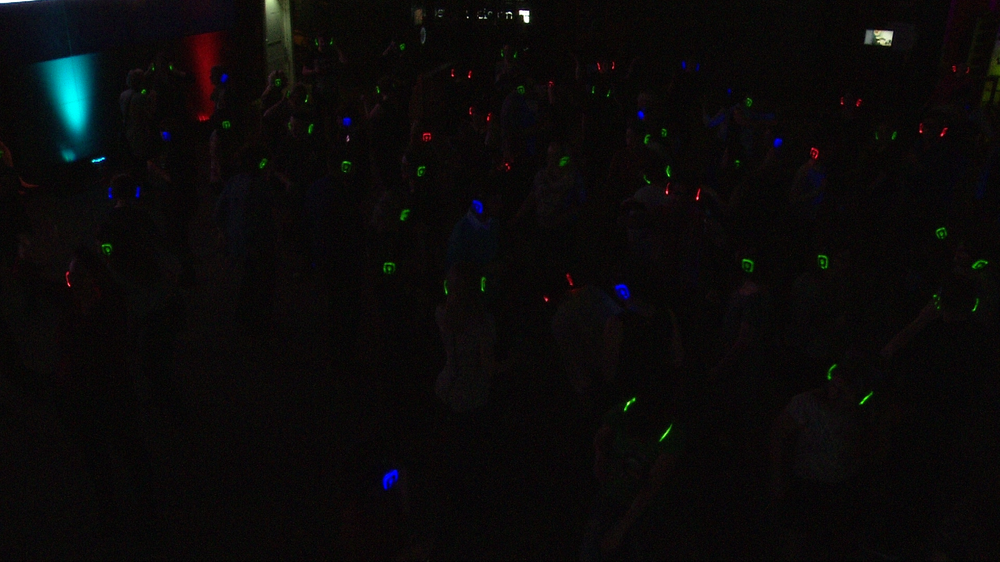
#> input picture SilentDiscoProcessing/test_images/Trimmed_1_2.png, 1000 x 562 px, shrunk from 1920 x 1080 before the run
$ python Image_Processing_DContours.py   (Python 2 division)   (older library calls are emulated)
#> lines starting #> are read from the running program, lines starting #| are printed output that depends on the picture; after the words box and inside, x2 and y2 are one past the last pixel; in counts of white or black regions, pixels touching at a corner belong together
### SilentDiscoProcessing/Functions.py
#Functions for Silent Disco Processing

import os
import cv2
import numpy as np
import math
from matplotlib import pyplot as plt
import operator
from operator import itemgetter
from os import listdir
from os.path import isfile, join
import glob


#############################
# Video processing#
#############################

# [46 lines left out: functions read_video, get_number_frames, extract_frame, not called in this run]


##########################
#  Image Processing  #
##########################

def read_image(imin, colorspace = None):
    """ Reads an image from filepath.

    Args:
        imin: full path to image (absolute or relative), if it's not a string the function assumes
              it to be an image.
        colorspace: one of the following cv2.imread flags: cv2.IMREAD_COLOR, cv2.IMREAD_GRAYSCALE,
                    cv2.IMREAD_UNCHANGED (optional).
    Returns:
        An image array.
    """
#> called with imin = './test_images/Trimmed_1_2.png'

    if isinstance(imin, str):
        imin = os.path.expanduser(imin)

        return cv2.imread(imin)
#> returned value is the input picture: shape (562, 1000, 3); mean B, G, R 9.7, 9.6, 10.8

        # [5 lines of commented-out code are left out]
    else:
        return imin

# [38 lines left out: functions save_images, save_image, not called in this run]

def separate_colors(imin, imdir = None):
    """ Takes a colour image and separates the colour layers.

    Args:
        imin: path to image (absolute or relative) or color image to separate.
        imdir:

    Returns:
        saves individual color layers to file
        b, g, r: individual color layers of the original image.
    """

    img = read_image(imin)

    r, g, b = cv2.split(img)
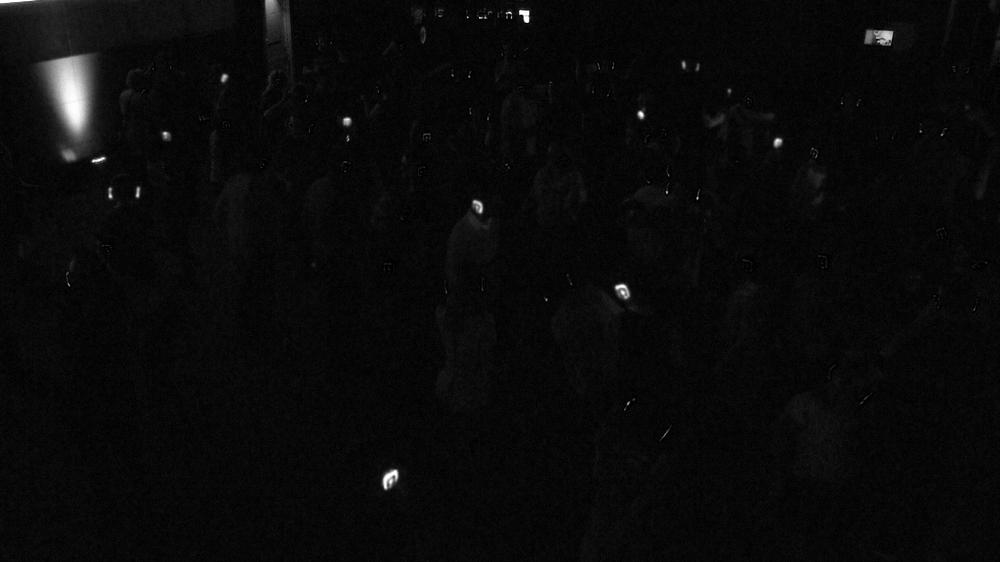
#> r: shape (562, 1000); min 0, max 255, mean 9.7
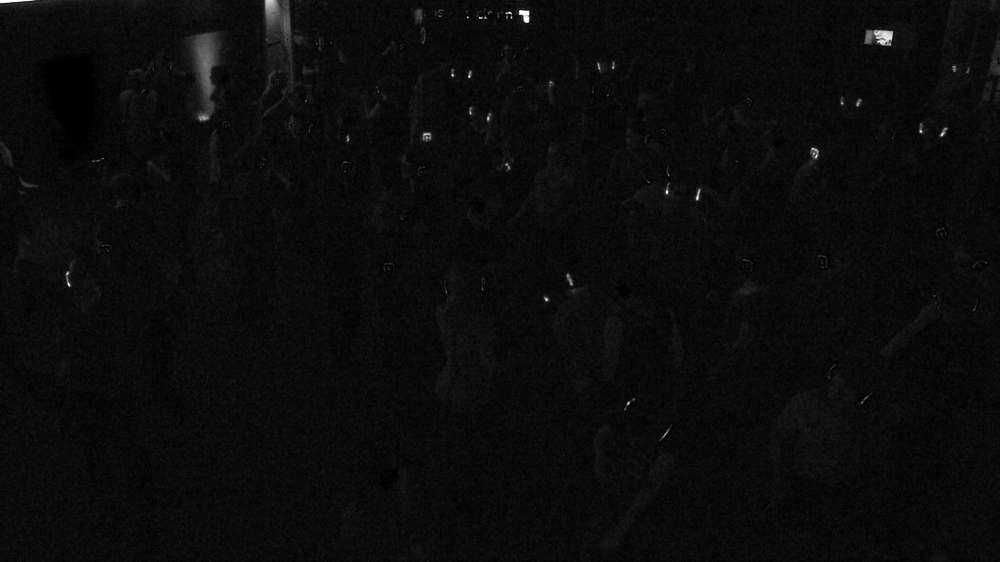
#> b: shape (562, 1000); min 0, max 255, mean 10.8


    return r, g, b


########################
#  Headphone Detection #
########################


def double_contour(img):
    ''' Takes an image, most likely black and white, and applies in order: Blurring, thresholding,
        contour detection, contour drawing with big white lines, contour detection. All opencv packages.

    Args:
        img: An image opened with cv2.imread()

    Returns:
        contours

    '''
    blurred_image = cv2.blur(img,(4,4))
    retval2,threshold = cv2.threshold(blurred_image,80,255,cv2.THRESH_BINARY+cv2.THRESH_OTSU)

    _, contours, _ = cv2.findContours(threshold, cv2.RETR_LIST, cv2.CHAIN_APPROX_NONE)


    cv2.drawContours(threshold, contours, -1, (255,255,255), 10)

    _, contours, _ = cv2.findContours(threshold, cv2.RETR_LIST, cv2.CHAIN_APPROX_NONE)


    return contours

def find_boxes(contours):

    ''' Takes an array of contours, from double_contour(), and draws boxes around them with cv2.boundingRect(). Also checks
        if the boxes arent too small, too big, or too small relative to its y coordinate.

    Args:
        contours: Array of contours from cv2.findContours()

    Returns:
        a list of boxes with for instance boxes[1] == [x,y, x+w, y+h].

    '''

    boxes = []

    for contour in contours:

        # get rectangle bounding contour

        [x,y,w,h] = cv2.boundingRect(contour)

        if len(contour)/ math.sqrt(y+1) <2.5:
            continue

        # discard areas that are too large

        if h>60 or w>60:

            continue
        # discard areas that are too small

        if h<7 or w<7:

            continue
        # draw rectangle around contour on original image

        box = [x,y, x+w, y+h]
        # cv2.rectangle(original_image,(x,y),(x+w,y+h),(b,g,r),1)
        boxes.append(box)

    return boxes


            # show original image with added contours


##########################
#  Crop Save for ML      #
##########################


# [91 lines left out: functions crop_save, crop_checking_saving, not called in this run]


#############################
#           SIFT            #
#############################


# Creates sift features
sift = cv2.xfeatures2d.SIFT_create()


# [232 lines left out: functions find_keypoints, sort_points, group_keypoints, closest_box, find_rect_bounds, detect_objects and 1 more, not called in this run]

### SilentDiscoProcessing/Image_Processing_DContours.py
#Image Processing with double contour detection

import os, csv, cv2, sys
import numpy as np
from matplotlib import pyplot as plt
import argparse

from Functions import*

'''
This script loops through a directory of a file with only images. Screenshots of silent disco's in this example.
For each image:
    It seperates the colors into B&W images of red, green and blue values
For each color of each image:
    Finds contours using double_contour()
    Finds correct boxes using find_boxes()
    Draws boxes on original frame with corresponding color

The boxes can also be used to save pictures of individual headphones for future use


'''

file_path = "./test_images/"
for _, _, files in os.walk(file_path):

    for file in files:
        if file == '.DS_Store':
            continue
        print file

        filename = file_path+file

        frame = read_image(filename)
        frame_name = 'contours/'+file.split(".")[0]+'_contours.png'

        r, g, b  = separate_colors(frame)


        colors = ['red', 'green', 'blue']

        for color in colors:

            if color == 'red':
                contours = double_contour(b)
                boxes = find_boxes(contours)
                for box in boxes:
                    cv2.rectangle(frame,(box[0],box[1]),(box[2],box[3]),(0,0,255),1)

            if color == 'green':
                contours = double_contour(g)
                boxes = find_boxes(contours)
                for box in boxes:
                    cv2.rectangle(frame,(box[0],box[1]),(box[2],box[3]),(0,255,0),1)


            if color == 'blue':
                contours = double_contour(r)
                boxes = find_boxes(contours)
                for box in boxes:
                    cv2.rectangle(frame,(box[0],box[1]),(box[2],box[3]),(255,0,0),1)
#> this loop made 3 passes
#> pass 1, in double_contour, `retval2,threshold = cv2.threshold(blurred_image,80,255,cv2.THRESH_BINA..`:
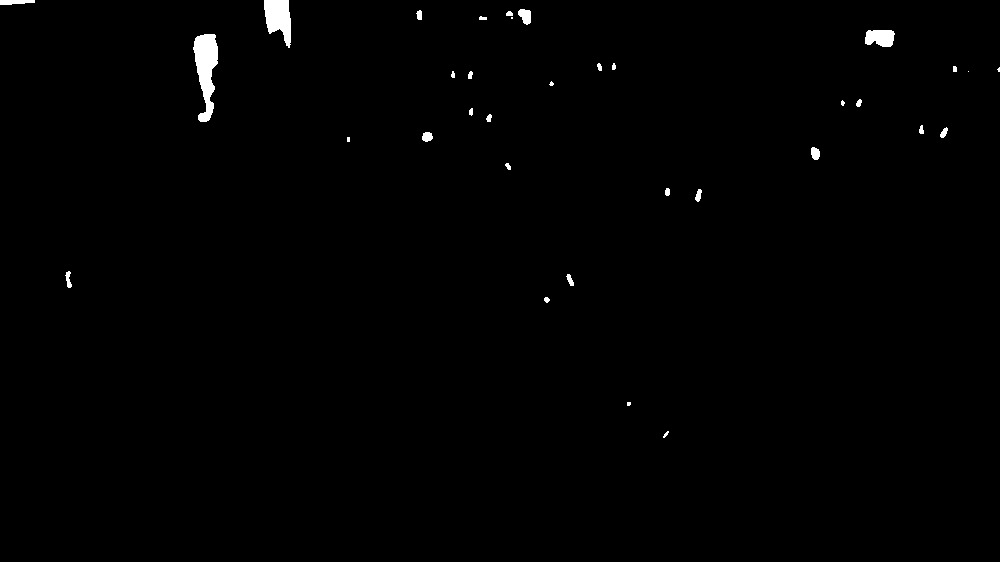
#> threshold: shape (562, 1000); 0.69% white; 34 white regions (7 under 20 px), largest, box (x1, y1, x2, y2) and area: (193, 34, 218, 122) 1322, (264, 0, 291, 48) 873, (865, 30, 895, 47) 422
#> pass 2, in double_contour (call 2), `retval2,threshold = cv2.threshold(blurred_image,80,255,cv2.THRESH_BINA..`:
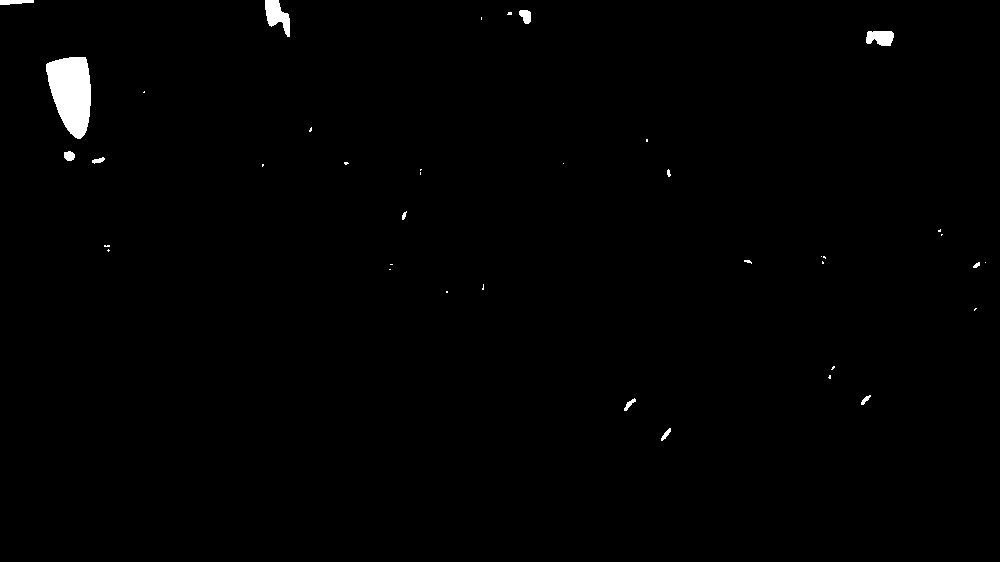
#> threshold: shape (562, 1000); 0.77% white; 39 white regions (26 under 20 px), largest, box (x1, y1, x2, y2) and area: (46, 57, 91, 139) 2686, (265, 0, 290, 37) 520, (866, 31, 894, 46) 344
#> after the loop:
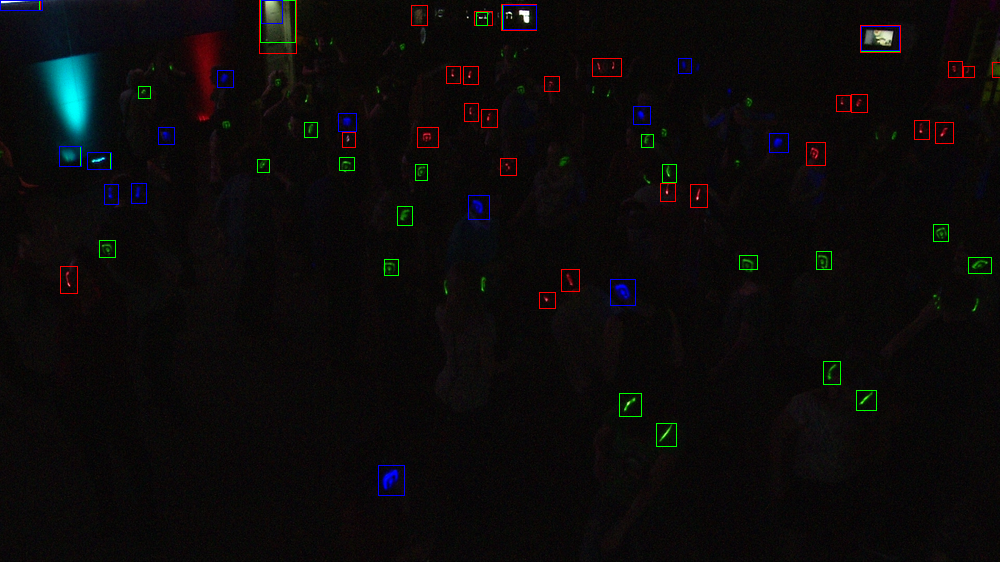
#> frame: shape (562, 1000, 3); 0.87% of pixels changed, all inside (x1, y1, x2, y2) = (0, 0, 1000, 496)


    #Can show or save original frame with boxes
        cv2.imshow(frame_name,frame)
        # cv2.imwrite(frame_name, frame)
        cv2.waitKey(0)
        cv2.destroyAllWindows()
